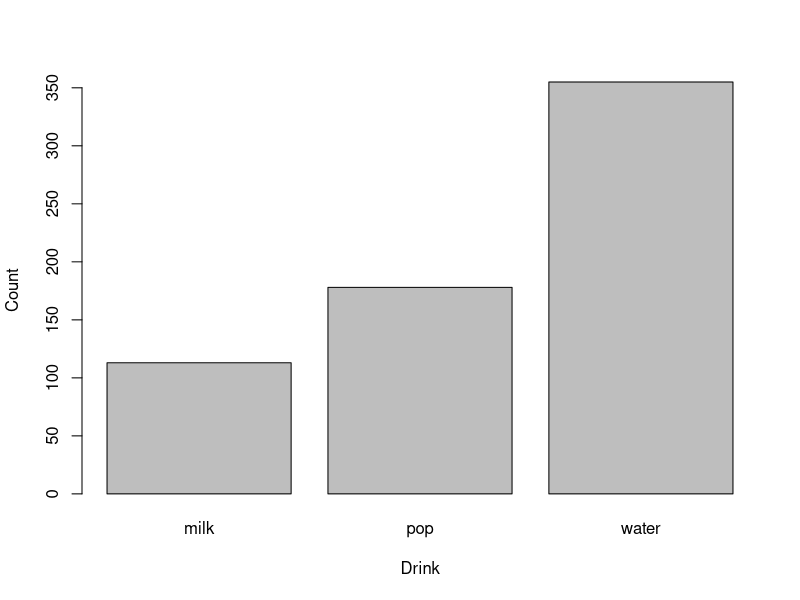
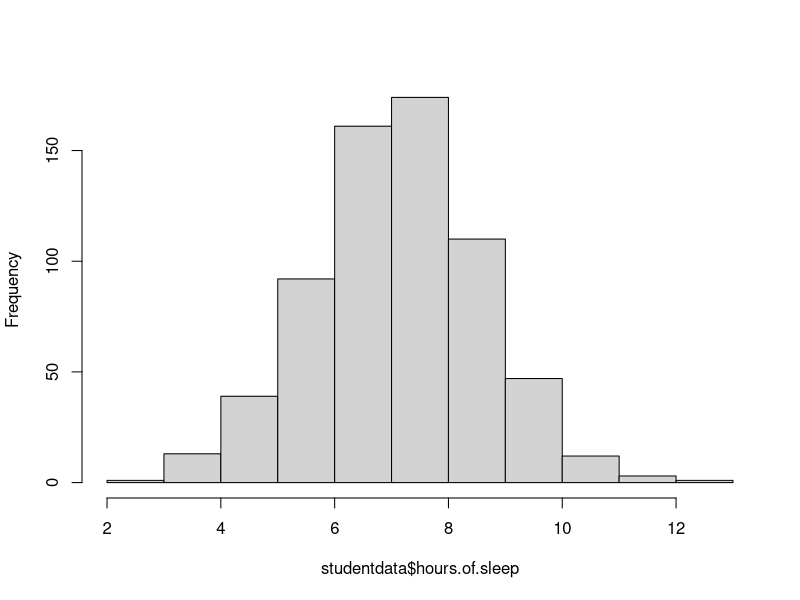
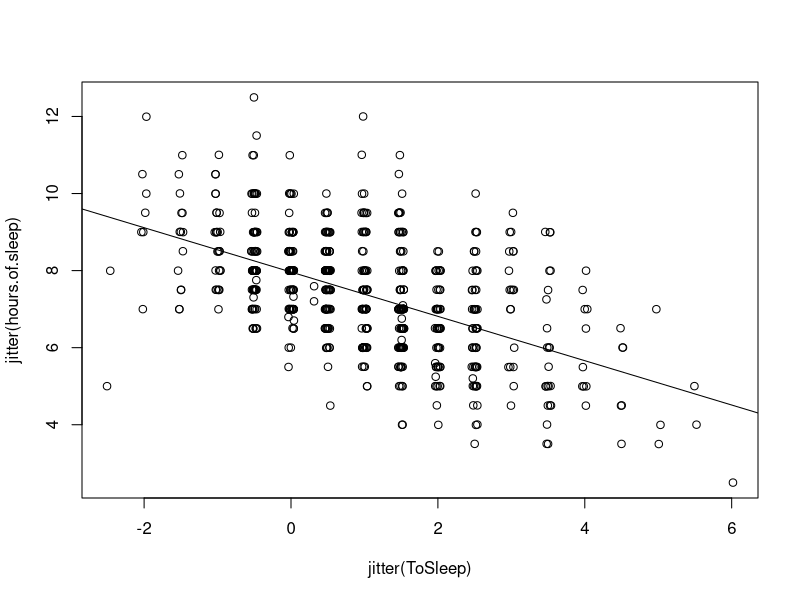

Generate these figures, in order, with R:
# https://github.com/Jacobo-A


# Carga del paquete "LearnBayes"
library(LearnBayes)

# Carga de los datos llamados "studentdata" y visualización en una tabla
data("studentdata")
View(studentdata)

# Muestra la primera fila de los datos
studentdata[1,]

# Muestra la segunda fila de los datos
studentdata[2,]

# Tabla de frecuencia para la variable "Drink" y creación de un gráfico de barras
table(studentdata$Drink)
barplot(table(studentdata$Drink), xlab = "Drink", ylab = "Count")

# Creación de una nueva variable "hours.of.sleep" que representa las horas de sueño
studentdata$hours.of.sleep <- with(studentdata, WakeUp - ToSleep)

# Resumen estadístico de la variable "hours.of.sleep"
summary(studentdata$hours.of.sleep)

# Histograma de la variable "hours.of.sleep"
hist(studentdata$hours.of.sleep, main = "")

# Gráfico de dispersión con jitter para visualizar la relación entre "ToSleep" y "hours.of.sleep"
with(studentdata, plot(jitter(ToSleep), jitter(hours.of.sleep)))

# Ajuste de un modelo de regresión lineal ("fit") relacionando "hours.of.sleep" con "ToSleep"
fit <- lm(hours.of.sleep ~ ToSleep, data = studentdata)
fit

# Línea de regresión en el gráfico de dispersión
abline(fit)
